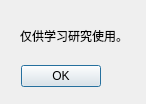
<?xml version="1.0" encoding="UTF-8"?>
<ui version="4.0">
 <class>AboutDialog</class>
 <widget class="QDialog" name="AboutDialog">
  <property name="geometry">
   <rect>
    <x>0</x>
    <y>0</y>
    <width>146</width>
    <height>104</height>
   </rect>
  </property>
  <property name="windowTitle">
   <string>关于</string>
  </property>
  <widget class="QDialogButtonBox" name="ok_button">
   <property name="geometry">
    <rect>
     <x>20</x>
     <y>60</y>
     <width>81</width>
     <height>32</height>
    </rect>
   </property>
   <property name="orientation">
    <enum>Qt::Horizontal</enum>
   </property>
   <property name="standardButtons">
    <set>QDialogButtonBox::Ok</set>
   </property>
  </widget>
  <widget class="QLabel" name="label">
   <property name="geometry">
    <rect>
     <x>20</x>
     <y>10</y>
     <width>111</width>
     <height>51</height>
    </rect>
   </property>
   <property name="text">
    <string>仅供学习研究使用。</string>
   </property>
  </widget>
 </widget>
 <resources/>
 <connections>
  <connection>
   <sender>ok_button</sender>
   <signal>accepted()</signal>
   <receiver>AboutDialog</receiver>
   <slot>accept()</slot>
   <hints>
    <hint type="sourcelabel">
     <x>248</x>
     <y>254</y>
    </hint>
    <hint type="destinationlabel">
     <x>157</x>
     <y>274</y>
    </hint>
   </hints>
  </connection>
  <connection>
   <sender>ok_button</sender>
   <signal>rejected()</signal>
   <receiver>AboutDialog</receiver>
   <slot>reject()</slot>
   <hints>
    <hint type="sourcelabel">
     <x>316</x>
     <y>260</y>
    </hint>
    <hint type="destinationlabel">
     <x>286</x>
     <y>274</y>
    </hint>
   </hints>
  </connection>
 </connections>
</ui>
